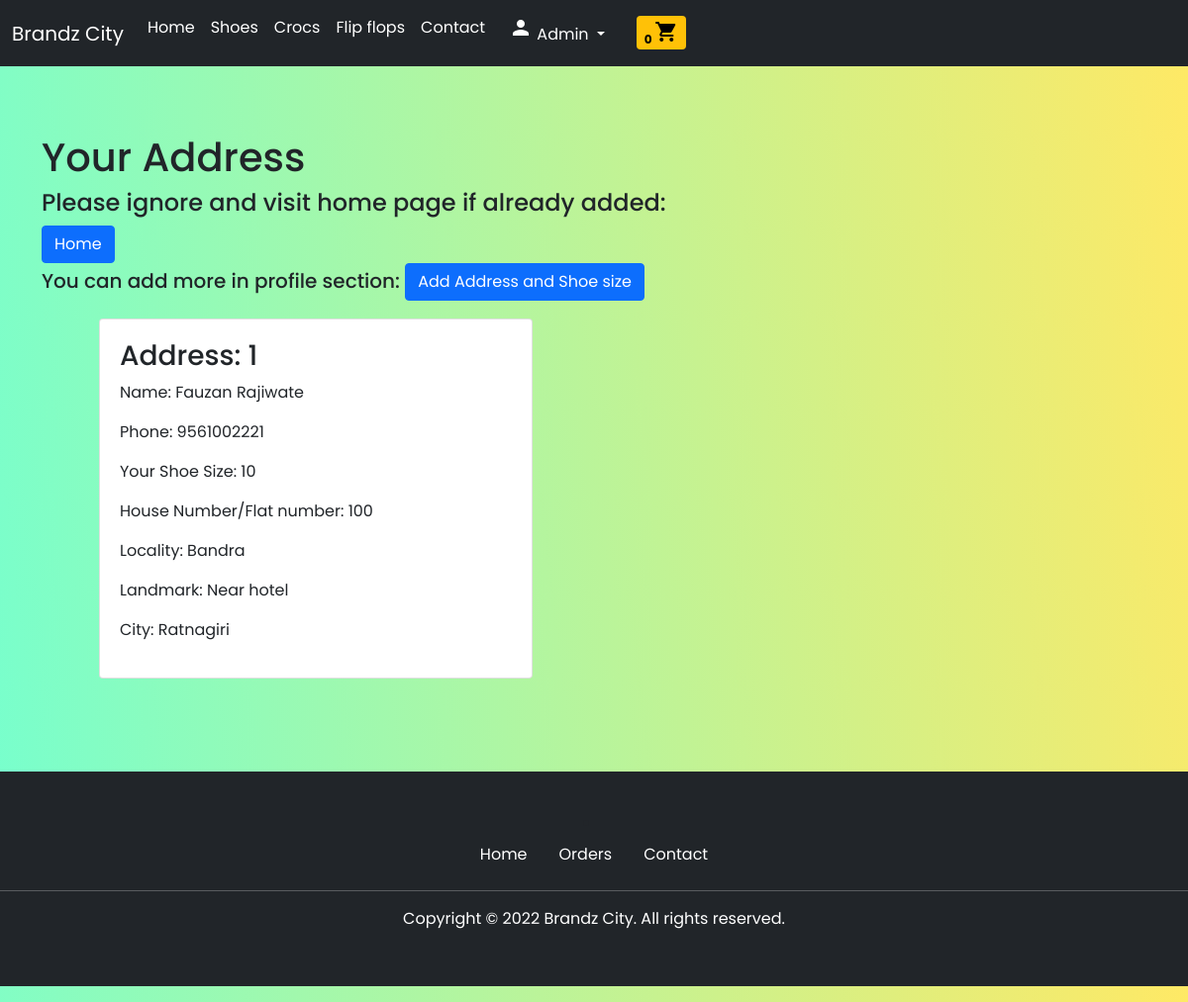
/address/ (signed in), run on the app's committed database.
### app/models.py (models this page shows, shortened)
class Customer(models.Model):
    user = models.ForeignKey(User, on_delete=models.CASCADE)
    name = models.CharField(max_length=200)
    phone_number = models.IntegerField()
    shoe_size = models.IntegerField()
    house_number = models.CharField(max_length=50)
    locality = models.CharField(max_length=500)
    landmark = models.CharField(max_length=200)
    city = models.CharField(max_length=100)

### app/views.py (the view)
# urls.py: path('address/', views.address, name='address'),
def address(request):
    total_items = 0
    if request.user.is_authenticated:
        total_items = len(Cart.objects.filter(user=request.user))
    address = Customer.objects.filter(user=request.user)
    return render(request, 'app/address.html', {'add': address, 'active': 'btn-primary', 'total_items': total_items})

### app/templates/app/address.html (shortened to what this page needs)
{% extends 'app/base.html' %}
{% load static %}
{% block style %}
<link rel="stylesheet" href="{% static 'app/css/registration.css' %}">
{% endblock style %}
{% block body_block %}
<div class="container" style="margin-top:7%">
    <h1>Your Address</h1>
    <h4>Please ignore and visit home page if already added: </h4><a href="{% url 'home' %}" class="btn btn-primary">Home</a>
    <h5>You can add more in profile section: <a href="{% url 'user_profile' %}" class="btn btn-primary">Add Address and Shoe size</a>
    </h5>
</div>
<div class="col-sm-9 offset-sm-1">
    <div class="row">
        {% for ad in add %}
        <div class="col-sm-6">
            <div class="card" id="address">
                <div class="card-body" style="text-align: left; padding: 20px;">
                    <h3>Address: {{forloop.counter}}</h3>
                    <p>Name: {{ad.name}}</p>
                    <p>Phone: {{ad.phone_number}}</p>
                    <p>Your Shoe Size: {{ad.shoe_size}}</p>
                    <p>House Number/Flat number: {{ad.house_number}}</p>
                    <p>Locality: {{ad.locality}}</p>
                    <p>Landmark: {{ad.landmark}}</p>
                    <p>City: {{ad.city}}</p>
                </div>
            </div>
        </div>
        {% endfor %}
    </div>
</div>
{% endblock body_block %}

### app/templates/app/base.html (shortened to what this page needs)
<!DOCTYPE html>
{% load static %}
<html lang="en">
<head>
    <link href="https://cdn.jsdelivr.net/npm/bootstrap@5.1.0/dist/css/bootstrap.min.css" rel="stylesheet"
>
    <link rel="stylesheet" href="https://unpkg.com/swiper/swiper-bundle.min.css" />
    <link rel="stylesheet" href="{% static 'app/css/style.css' %}">
    <link rel="stylesheet" href="{% static 'app/css/home.css' %}">
    {% block style %}
    {% endblock style %}
</head>
<body>
    <nav class="navbar sticky custom-nav navbar-expand-lg navbar-dark bg-dark">
        <div class="container-fluid">
            <div style="display: flex;">
                <a class="navbar-brand custom-brand" href="/">Brandz City</a>
            </div>
            <div class="collapse navbar-collapse" id="navbarSupportedContent">
                <ul class="navbar-nav me-auto mb-2 mb-lg-0">
                    <li class="nav-item">
                        <a class="nav-link active" aria-current="page" href="/">Home</a>
                    </li>
                    <li class="nav-item">
                        <a class="nav-link active" aria-current="page" href="/#shoes">Shoes</a>
                    </li>
                    <li class="nav-item">
                        <a class="nav-link active" aria-current="page" href="/#crocs">Crocs</a>
                    </li>
                    <li class="nav-item">
                        <a class="nav-link active" aria-current="page" href="/#flips">Flip flops</a>
                    </li>
                    <li class="nav-item">
                        <a class="nav-link active" aria-current="page" href="#">Contact</a>
                    </li>
                    <li class="nav-item dropdown mx-2">
                        {% if request.user.is_authenticated %}
                        <a class="nav-link dropdown-toggle text-white" href="#" id="profileDropdown" role="button"
                            data-bs-toggle="dropdown" aria-expanded="false">
                            <div class="material-icons">
                                <span class="material-icons-round">
                                </span>
                            </div>
                            {{request.user.username|capfirst}}
                        </a>
                    </li>
                    <li class="nav-item mx-2">
                        <a href="{% url 'display_cart' %}" class="nav-link text-white">
                            <span class="badge bg-warning text-black">{{total_items}} <span
                                    class="material-icons">shopping_cart</span></span>
                        </a>
                    </li>
                    {% endif %}
                </ul>
            </div>
        </div>
    </nav>
    {% block body_block %} {% endblock body_block %}
    <footer class="bg-dark" style="margin-top: 7%;">
        <div class="container text-center" style="text-align: center;">
            <li>
                <div style="display: flex; justify-content: center;" class="text-center">
                    <a class="nav-link active text-white" aria-current="page" href="/">Home</a>
                    {% if request.user.is_authenticated %}
                    <a class="nav-link active text-white" aria-current="page" href="{% url 'orders' %}">Orders</a>
                    {% endif %}
                    <a class="nav-link active text-white" aria-current="page" href="#">Contact</a>
                </div>
            </li>
        </div>
        <hr class="text-white">
        <div class="container text-center">
            <p class="text-white">Copyright &copy; 2022 Brandz City. All rights reserved.</p>
        </div>
    </footer>
</body>
</html>

### app/static/app/css/style.css (style rules this page uses)
* { margin: 0; padding: 0; }
html { scroll-behavior: smooth; }
body { font-family: "Poppins", sans-serif; }
.card { width: 100%; margin: 10px 0px; }
.card-body { text-align: center; }
.card-body { padding: 0.5rem 0rem; }
footer { padding: 40px 0; margin-bottom: -16px; bottom: -20; }

### app/static/app/css/home.css (style rules this page uses)
.sticky { position: sticky; top: 0; width: 100%; z-index: 100; }

### app/static/app/css/registration.css (style rules this page uses)
body { background: rgb(118, 255, 206); background: linear-gradient( 83deg, rgba(118, 255, 206, 1) 0%, rgba(255, 233, 101, 1) 100%, rgba(255, 233, 101, 1) 100% ); margin-top: -16px; }
footer { margin-bottom: -16px; bottom: -20; }

### app/templates/app/base.html (style rules this page uses)
.sticky { position: sticky; top: 0; z-index: 100; width: 100%; }

### data on the page
Customer: name "Fauzan Rajiwate", phone_number "9561002221", shoe_size "10", house_number "100", locality "Bandra", landmark "Near hotel", city "Ratnagiri"

### other printed values
{{ request.user.username|capfirst }} "Admin"
{{ total_items }} "0"
